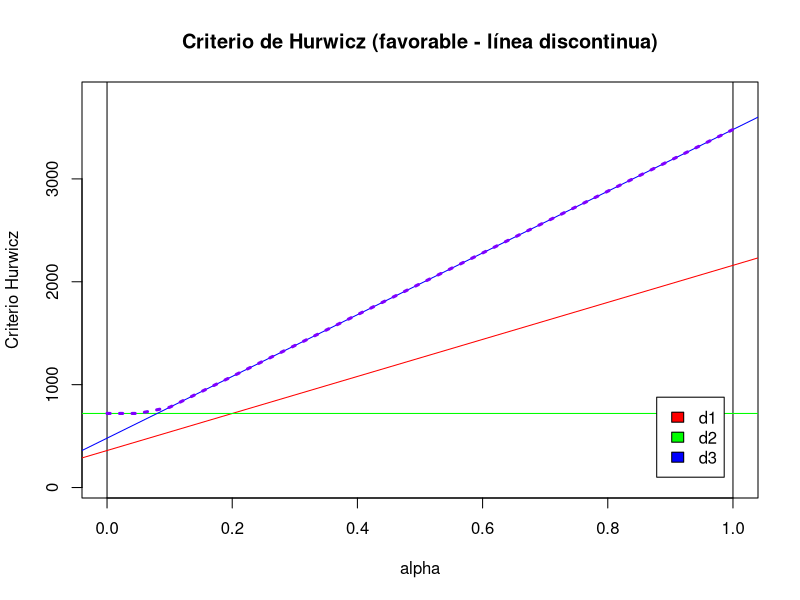
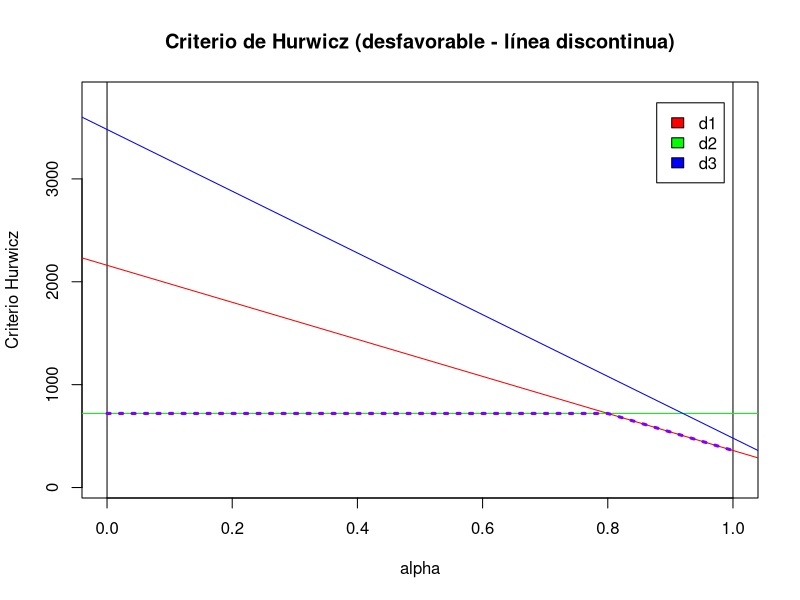

Here is the R script that generated these plots, in order:

# Trabajo1-Grupo-2-TD

# La lista de componentes del grupo

# - Carlos De Castilla Parrilla (Responsble)
# - Tamara Carmona Naranjo
# - Carlos Fernando Moreno León
# -
# -

library(dplyr)

# Funciones Auxiliares

crea.tablaX = function(vector_matporfilas,numalternativas=3,numestados=4) {
  
  X = matrix(vector_matporfilas,nrow=numalternativas,ncol=numestados,byrow=TRUE)
  colnames(X) = paste('e',1:numestados,sep='');
  rownames(X) = paste('d',1:numalternativas,sep='');
  return(X);
  
}


which.max.general = function(vector) {
  maximo = max(vector);
  res = which(vector == maximo);
  return(res);
  
}


which.min.general = function(vector) {
  minimo = min(vector);
  res = which(vector == minimo);
  return(res);
  
}


dibuja.criterio.Hurwicz = function(tablaX,favorable=TRUE) {
  X = tablaX;
  Altmin = apply(X,MARGIN=1,min);
  Altmax = apply(X,MARGIN=1,max);
  valfa = seq(from=0,to=1,by=0.05);
  vHurwicz = rep(0,length(valfa));
  Alt_vHurwicz = rep(0,length(valfa));
  for (i in 1:length(valfa)) {
    alfab = valfa[i];  
    if (favorable) { 
      vAltH = alfab * Altmax + (1-alfab) * Altmin; 
      vHurwicz[i] = max(vAltH)
    } else {
      vAltH = alfab * Altmin + (1-alfab) * Altmax; 
      vHurwicz[i] = min(vAltH)      
    }
    
  }
  
  x0=0;x1=1;
  y0 = min(Altmin);
  y1 = max(Altmax);
  rg = y1-y0;
  y0=y0-0.1*rg;y1=y1+0.1*rg;
  plot(c(x0,x1), c(y0,y1), type = "n", xlab = "alpha",
       ylab = "Criterio Hurwicz"); 
  nn = length(Altmin);
  colores = rainbow(nn);
  abline(v=0);
  abline(v=1);
  if (favorable) {
    for (i in 1:nn) {
      aa = Altmin[i];
      bb = (Altmax[i] - Altmin[i]);
      abline(a=aa,b=bb,col=colores[i]);
    }
  } else {
    for (i in 1:nn) {
      aa = Altmax[i];
      bb = (Altmin[i] - Altmax[i]);
      abline(a=aa,b=bb,col=colores[i]);
    }        
  }
  lines(valfa,vHurwicz,col=rainbow(nn+1)[nn+1],lty=3,lwd=3)
  if (favorable) {
    legend("bottomright",legend=rownames(X),fill=colores,inset=0.05)
    title("Criterio de Hurwicz (favorable - línea discontinua)")
  } else {
    legend("topright",legend=rownames(X),fill=colores,inset=0.05)
    title("Criterio de Hurwicz (desfavorable - línea discontinua)")    
  }
  
}



# Función Principal
intervalos.alfa= function(tablaX,p,favorable=TRUE) {
  
  alfa=seq(0,1,by=p) # Introducimos un conjunto de alfas que nos servirán
  # para saber cuándo cambia la alternativa óptima. A menor p, mayor pre-
  # cisión.
  X = tablaX
  
  if(favorable){
    Altmin = apply(X,MARGIN=1,min)
    Altmax= apply(X,MARGIN=1,max)
    
    # Como ya no tenemos un alfa, sino varios, debemos crear un bucle que
    # trabaje con todos los alfa. Como, además, Altmin y Altmax son vecto-
    # res, tenemos que crear listas que nos devuelvan, para cada elemento
    # de dichos vectores, cuáles son las alternativas asociadas a los
    # alfas.
    
    AltH=list()
    Hurwicz=list()
    Alt_Hurwicz=list()
    
    # Creamos el bucle:
    
    for(i in 1:length(alfa)){
      AltH[[i]] = alfa[i] * Altmax + (1-alfa[i]) * Altmin
      Hurwicz[[i]] = max(AltH[[i]])
      Alt_Hurwicz[[i]] = which.max.general(AltH[[i]])
    }
    
    metodo = 'favorable'
    
  } else {
    Altmin = apply(X,MARGIN=1,min)
    Altmax= apply(X,MARGIN=1,max)
    
    AltH=list()
    Hurwicz=list()
    Alt_Hurwicz=list()
    
    for(i in 1:length(alfa)){
      AltH[[i]] = (1-alfa[i]) * Altmax + alfa[i] * Altmin 
      Hurwicz[[i]] = min(AltH[[i]])
      Alt_Hurwicz[[i]] = which.min.general(AltH[[i]])
    }
    
    metodo = 'desfavorable'
    
  }
  
  resultados = list();
  resultados$metodo = metodo;
  resultados$ValorAlternativa = unlist(Hurwicz); # Valores que toma cada
  # alfa en su alternativa óptima.
  resultados$alfa = alfa; # Alfas usados.
  resultados$AlternativaOptima = unlist(Alt_Hurwicz);
  resultados$Solucion = unlist(Alt_Hurwicz);
  names(resultados$Solucion)=alfa;
  # distinct(as.data.frame(resultados,alfa));
  prueba=cbind.data.frame(alfa,resultados$Solucion[1:length(alfa)]);
  colnames(prueba)<-c("Alfa", "Solución");
  rownames(prueba %>% distinct(Solución));
  alternativas= prueba %>% distinct(Solución);
  resultados$alternativas = alternativas
  return(resultados)
}


# Ejemplo (favorable):

datos=c(2160,360,
        720,720,
        3480,480)
matriz=crea.tablaX(datos,3,2)

intervalos.alfa(matriz,0.01,T)
dibuja.criterio.Hurwicz(matriz,T) # Comprobamos.

# Ejemplo (desfavorable):

datos=c(2160,360,
        720,720,
        3480,480)
matriz=crea.tablaX(datos,3,2)

intervalos.alfa(matriz,0.1,FALSE)
dibuja.criterio.Hurwicz(matriz,FALSE) # Comprobamos.

